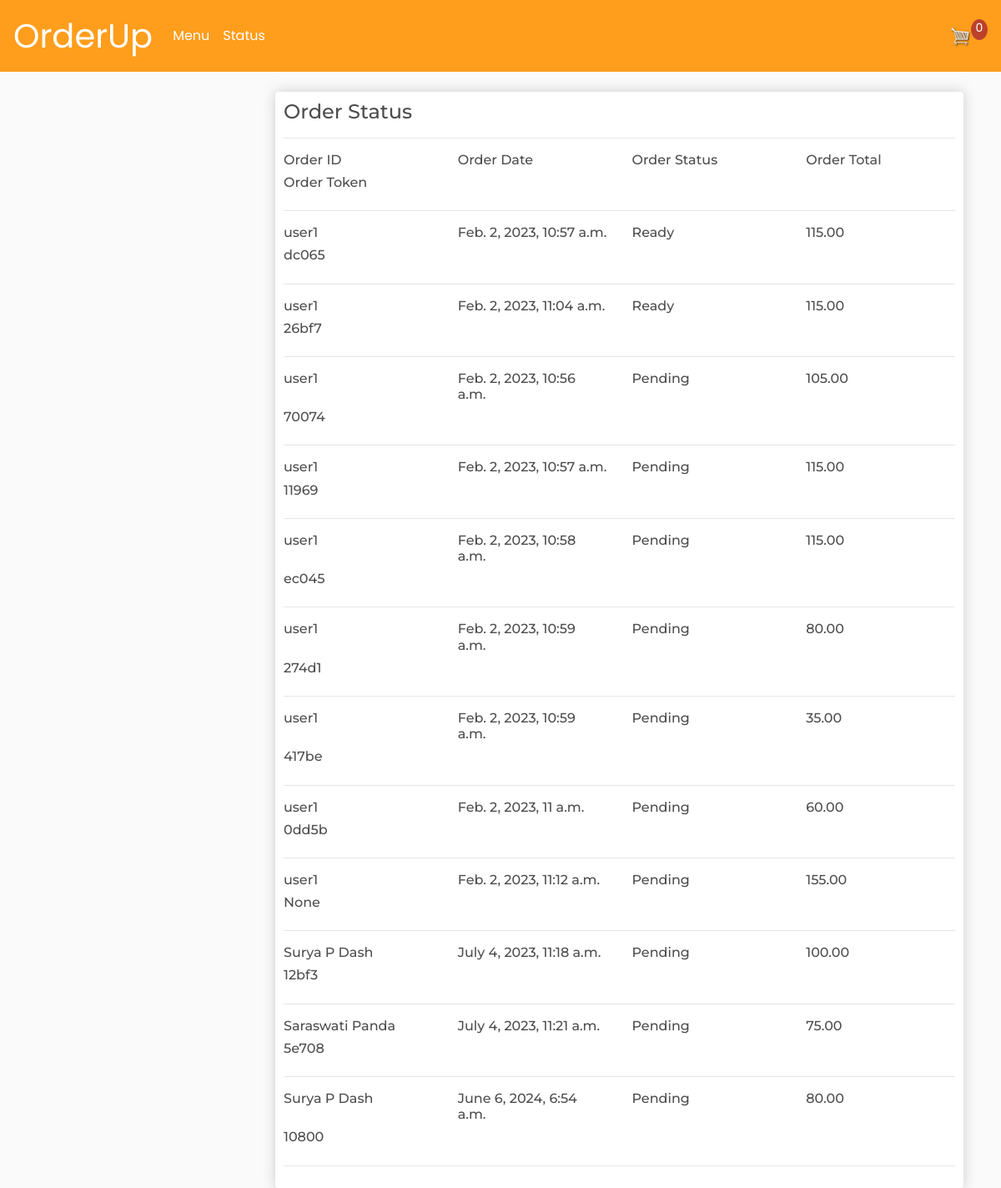
The app's page /status/ with its own data.
### store/models.py (models this page shows, shortened)
class Order(models.Model):
	STATUS = (
		('Pending', 'Pending'),
		('Ready', 'Ready'),
	)
	customer = models.ForeignKey(Customer, on_delete=models.SET_NULL, null=True, blank=True)
	date_ordered = models.DateTimeField(auto_now_add=True)
	complete = models.BooleanField(default=False)
	transaction_id = models.CharField(max_length=100, null=True)
	orderstatus = models.CharField(max_length=100, choices=STATUS, default='Pending')
	@property
	def get_cart_total(self):
		orderitems = self.orderitem_set.all()
		total = sum([item.get_total for item in orderitems])
		return total
	@property
	def get_transaction_id(self):
		transaction_id = self.transaction_id
		return transaction_id

class Customer(models.Model):
	user = models.OneToOneField(User, null=True, blank=True, on_delete=models.CASCADE)
	name = models.CharField(max_length=200, null=True)
	email = models.CharField(max_length=200)
	def __str__(self):
		return self.name

class OrderItem(models.Model):
	product = models.ForeignKey(Product, on_delete=models.SET_NULL, null=True)
	order = models.ForeignKey(Order, on_delete=models.SET_NULL, null=True)
	quantity = models.IntegerField(default=0, null=True, blank=True)
	date_added = models.DateTimeField(auto_now_add=True)
	@property
	def get_total(self):
		total = self.product.price * self.quantity
		return total

class Product(models.Model):
	name = models.CharField(max_length=200)
	price = models.DecimalField(max_digits=7, decimal_places=2)
	digital = models.BooleanField(default=False,null=True, blank=True)
	image = models.ImageField(null=True, blank=True)

### store/views.py (the view)
# urls.py: path('status/', views.status, name="status"),
def status(request):
    orderno = Order.objects.all().order_by('-orderstatus')
    data  = cartData(request)
    cartItems = data['cartItems']
    products = Product.objects.all()
    context = {"products":products, 'cartItems':cartItems, 'orderno':orderno}
    return render(request, 'store/status.html', context)

### store/utils.py (called while the page is built, shortened)
def cookieCart(request):
    try:
        cart = json.loads(request.COOKIES['cart'])
    except :
        cart = {}
    print('Cart: ',cart)
    items = []
    order = {'get_cart_total':0, 'get_cart_items':0, 'shipping':False}
    cartItems = order['get_cart_items']
    return {'cartItems':cartItems, 'order':order, 'items':items}

def cartData(request):
    if request.user.is_authenticated:
        customer = request.user.customer
        order, created = Order.objects.get_or_create(customer=customer, complete=False)
        items = order.orderitem_set.all()
        cartItems = order.get_cart_items
    else:
        cookieData = cookieCart(request)
        cartItems = cookieData['cartItems']
        order = cookieData['order']
        items = cookieData['items']
    return {'cartItems':cartItems, 'order':order, 'items':items}

### store/templates/store/status.html
{% extends 'store/main.html' %}
{% load static %}
{% block content %}
<div class="row">
    <div class="col-md-3">
    </div>
    <div class="col-md">
        <div class="box-element">
            <h4>Order Status</h4>
            <hr>
            <div class="row">
                <div class="col-md-3">
                    <h6>Order ID</h6>
                </div>
                <div class="col-md-3">
                    <h6>Order Date</h6>
                </div>
                <div class="col-md-3">
                    <h6>Order Status</h6>
                </div>
                <div class="col-md-3">
                    <h6>Order Total</h6>
                </div>
                <div class="col-md-3">
                    <h6>Order Token</h6>
                </div>
            </div>
            <hr>
            {% for order in orderno %}
            <div class="row">
                <div class="col-md-3">
                    <h6>{{order.customer}}</h6>
                </div>
                <div class="col-md-3">
                    <h6>{{order.date_ordered}}</h6>
                </div>
                <div class="col-md-3">
                    <h6>{{order.orderstatus}}</h6>
                </div>
                <div class="col-md-3">
                    <h6>{{order.get_cart_total}}</h6>
                </div>
                <div class="col-md-3">
                    <h6>{{order.get_transaction_id}}</h6>
                </div>
            </div>
            <hr>
            {% endfor %}
        </div>
    </div>
</div>
{% endblock content %}

### store/static/store/css/main.css (style rules this page uses)
body { background-color: hsl(0, 0%, 98%); }
h1,h2,h3,h4,h5,h6 { color:hsl(0, 0%, 30%); }
.box-element { box-shadow:hsl(0, 0%, 80%) 0 0 16px; background-color: #fff; border-radius: 4px; padding: 10px; font-family: 'Montserrat', sans-serif; }

### records on screen
Order: customer "user1", date_ordered "Feb. 2, 2023, 10:57 a.m.", orderstatus "Ready", get_cart_total "115.00", get_transaction_id "dc065"
Order: customer "user1", date_ordered "Feb. 2, 2023, 11:04 a.m.", orderstatus "Ready", get_cart_total "115.00", get_transaction_id "26bf7"
Order: customer "user1", date_ordered "Feb. 2, 2023, 10:56 a.m.", orderstatus "Pending", get_cart_total "105.00", get_transaction_id "70074"
Order: customer "user1", date_ordered "Feb. 2, 2023, 10:57 a.m.", orderstatus "Pending", get_cart_total "115.00", get_transaction_id "11969"
Order: customer "user1", date_ordered "Feb. 2, 2023, 10:58 a.m.", orderstatus "Pending", get_cart_total "115.00", get_transaction_id "ec045"
Order: customer "user1", date_ordered "Feb. 2, 2023, 10:59 a.m.", orderstatus "Pending", get_cart_total "80.00", get_transaction_id "274d1"
Order: customer "user1", date_ordered "Feb. 2, 2023, 10:59 a.m.", orderstatus "Pending", get_cart_total "35.00", get_transaction_id "417be"
Order: customer "user1", date_ordered "Feb. 2, 2023, 11 a.m.", orderstatus "Pending", get_cart_total "60.00", get_transaction_id "0dd5b"
Order: customer "user1", date_ordered "Feb. 2, 2023, 11:12 a.m.", orderstatus "Pending", get_cart_total "155.00", get_transaction_id "None"
Order: customer "Surya P Dash", date_ordered "July 4, 2023, 11:18 a.m.", orderstatus "Pending", get_cart_total "100.00", get_transaction_id "12bf3"
Order: customer "Saraswati Panda", date_ordered "July 4, 2023, 11:21 a.m.", orderstatus "Pending", get_cart_total "75.00", get_transaction_id "5e708"
Order: customer "Surya P Dash", date_ordered "June 6, 2024, 6:54 a.m.", orderstatus "Pending", get_cart_total "80.00", get_transaction_id "10800"

### other values on screen
{{ cartItems }} "0"
